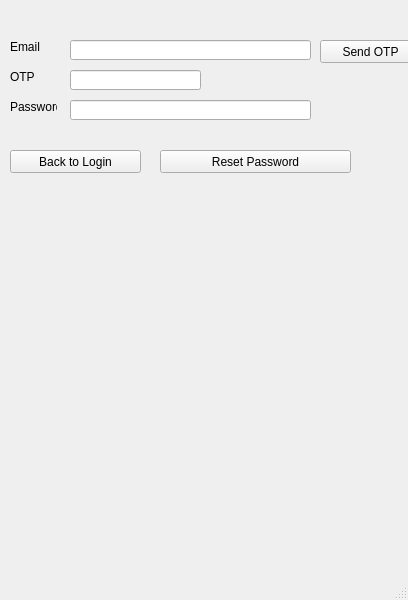
<?xml version="1.0" encoding="UTF-8"?>
<ui version="4.0">
 <class>MainWindow</class>
 <widget class="QMainWindow" name="MainWindow">
  <property name="geometry">
   <rect>
    <x>0</x>
    <y>0</y>
    <width>408</width>
    <height>600</height>
   </rect>
  </property>
  <property name="windowTitle">
   <string>MainWindow</string>
  </property>
  <widget class="QWidget" name="centralwidget">
   <widget class="QLabel" name="label">
    <property name="geometry">
     <rect>
      <x>10</x>
      <y>40</y>
      <width>47</width>
      <height>14</height>
     </rect>
    </property>
    <property name="text">
     <string>Email</string>
    </property>
   </widget>
   <widget class="QLabel" name="label_2">
    <property name="geometry">
     <rect>
      <x>10</x>
      <y>70</y>
      <width>47</width>
      <height>14</height>
     </rect>
    </property>
    <property name="text">
     <string>OTP</string>
    </property>
   </widget>
   <widget class="QLabel" name="label_3">
    <property name="geometry">
     <rect>
      <x>10</x>
      <y>100</y>
      <width>47</width>
      <height>14</height>
     </rect>
    </property>
    <property name="text">
     <string>Password</string>
    </property>
   </widget>
   <widget class="QLineEdit" name="emailInput">
    <property name="geometry">
     <rect>
      <x>70</x>
      <y>40</y>
      <width>241</width>
      <height>20</height>
     </rect>
    </property>
   </widget>
   <widget class="QLineEdit" name="otpInput">
    <property name="geometry">
     <rect>
      <x>70</x>
      <y>70</y>
      <width>131</width>
      <height>20</height>
     </rect>
    </property>
   </widget>
   <widget class="QLineEdit" name="newPasswordInput">
    <property name="geometry">
     <rect>
      <x>70</x>
      <y>100</y>
      <width>241</width>
      <height>20</height>
     </rect>
    </property>
   </widget>
   <widget class="QPushButton" name="resetPasswordButton">
    <property name="geometry">
     <rect>
      <x>160</x>
      <y>150</y>
      <width>191</width>
      <height>23</height>
     </rect>
    </property>
    <property name="text">
     <string>Reset Password</string>
    </property>
   </widget>
   <widget class="QPushButton" name="backButton">
    <property name="geometry">
     <rect>
      <x>10</x>
      <y>150</y>
      <width>131</width>
      <height>23</height>
     </rect>
    </property>
    <property name="text">
     <string>Back to Login</string>
    </property>
   </widget>
   <widget class="QPushButton" name="sendOtpButton">
    <property name="geometry">
     <rect>
      <x>320</x>
      <y>40</y>
      <width>101</width>
      <height>23</height>
     </rect>
    </property>
    <property name="text">
     <string>Send OTP</string>
    </property>
   </widget>
  </widget>
  <widget class="QMenuBar" name="menubar">
   <property name="geometry">
    <rect>
     <x>0</x>
     <y>0</y>
     <width>408</width>
     <height>22</height>
    </rect>
   </property>
  </widget>
  <widget class="QStatusBar" name="statusbar"/>
 </widget>
 <resources/>
 <connections/>
</ui>
